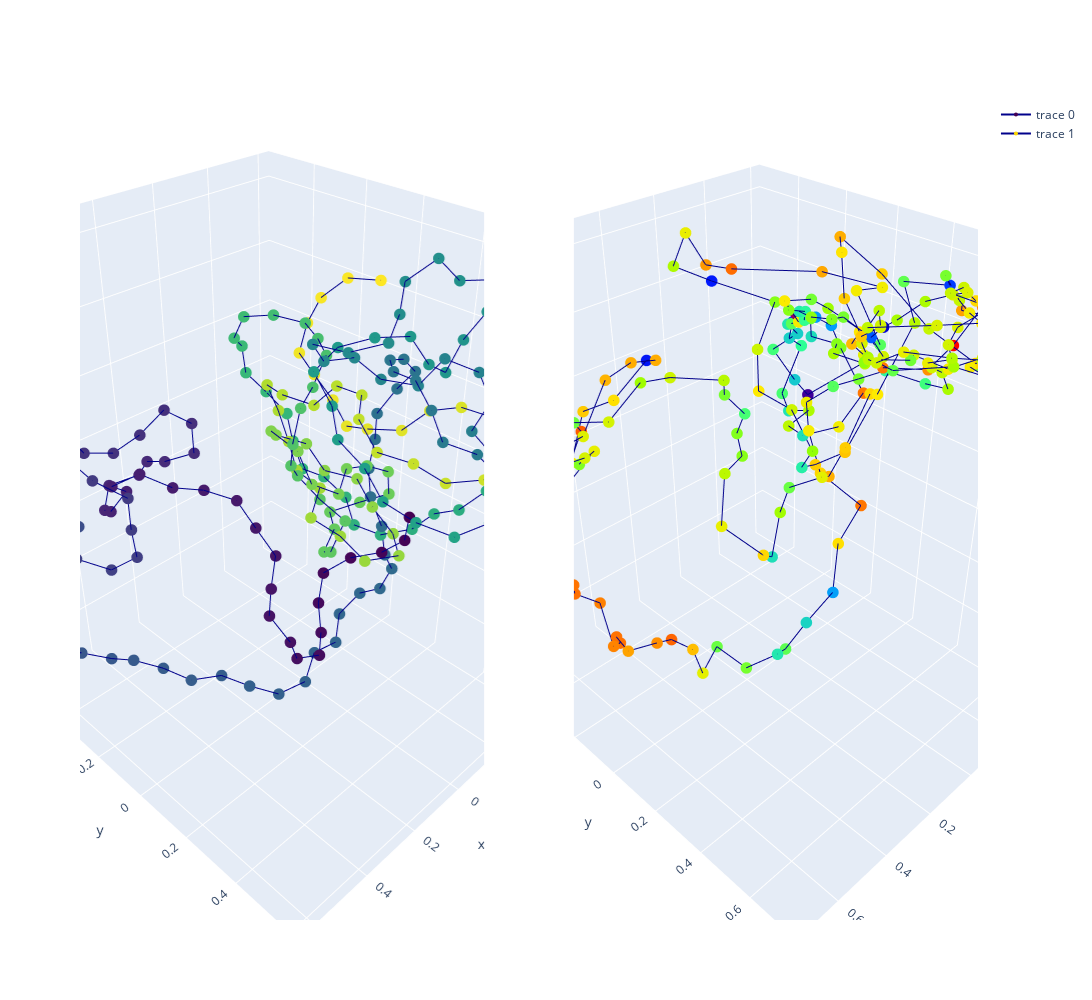

Notebook code for this chart:
### Code cell
test_true_structure = test_true_structures[GRAPH_TESTED]
test_pred_structure = test_pred_structures[GRAPH_TESTED]

test_pred_structure_superposed, test_true_structure_superposed = \
        kabsch_superimposition_numpy(test_pred_structure, test_true_structure, EMBEDDING_SIZE)

x_pred = test_pred_structure_superposed[:, 0]  
y_pred = test_pred_structure_superposed[:, 1]
z_pred = test_pred_structure_superposed[:, 2]

x_true = test_true_structure_superposed[:, 0]  
y_true = test_true_structure_superposed[:, 1]
z_true = test_true_structure_superposed[:, 2]
pred_structure_unit_ball, true_structure_unit_ball = \
            kabsch_superimposition_numpy(test_pred_structure, test_true_structure, EMBEDDING_SIZE)
d = np.negative(np.log(np.mean(np.divide(np.abs(pred_structure_unit_ball - true_structure_unit_ball),np.abs(true_structure_unit_ball)), axis=1)))

colorscale1 = np.asarray(range(len(x_true)))
colorscale2 = d
color1 = 'Viridis'
color2 = 'rainbow'
plot_true_pred_structures(x_pred, y_pred, z_pred, x_true, y_true, z_true, colorscale1, colorscale2, color1, color2)

# Shape comparison
print('Kabsch distance is ' + str(kabsch_distance_numpy(test_pred_structure, test_true_structure, EMBEDDING_SIZE)))

### Figure 1 — Plotly figure (JSON) as saved in the notebook; plotly's stock layout.template omitted (floating-point values rounded to 4 significant figures; data arrays with more than 128 entries replaced by an {"elided": "..."} marker saying what was removed)
{"data": [{"line": {"color": "darkblue", "width": 2}, "marker": {"color": {"elided": "202 int values"}, "colorscale": [[0, "#440154"], [0.1111, "#482878"], [0.2222, "#3e4989"], [0.3333, "#31688e"], [0.4444, "#26828e"], [0.5556, "#1f9e89"], [0.6667, "#35b779"], [0.7778, "#6ece58"], [0.8889, "#b5de2b"], [1, "#fde725"]], "size": 4}, "scene": "scene", "type": "scatter3d", "x": {"elided": "202 float values"}, "y": {"elided": "202 float values"}, "z": {"elided": "202 float values"}}, {"line": {"color": "darkblue", "width": 2}, "marker": {"color": {"elided": "202 float values"}, "colorscale": [[0, "rgb(150,0,90)"], [0.125, "rgb(0,0,200)"], [0.25, "rgb(0,25,255)"], [0.375, "rgb(0,152,255)"], [0.5, "rgb(44,255,150)"], [0.625, "rgb(151,255,0)"], [0.75, "rgb(255,234,0)"], [0.875, "rgb(255,111,0)"], [1, "rgb(255,0,0)"]], "size": 4}, "scene": "scene2", "type": "scatter3d", "x": {"elided": "202 float values"}, "y": {"elided": "202 float values"}, "z": {"elided": "202 float values"}}], "layout": {"height": 1000, "scene": {"domain": {"x": [0, 0.45], "y": [0, 1]}}, "scene2": {"domain": {"x": [0.55, 1], "y": [0, 1]}}, "width": 1300}}
